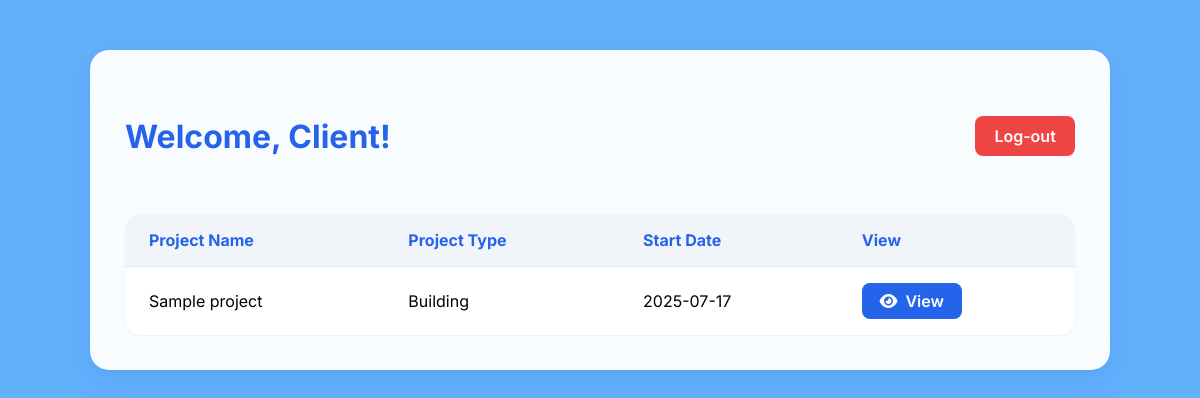
Page /client_dashboard.php (signed in) on the committed database.
### tables this page shows
CREATE TABLE `projects` (
  `project_id` int(11) NOT NULL,
  `project_name` varchar(255) NOT NULL,
  `start_date` date NOT NULL,
  `deadline` date NOT NULL,
  `location` varchar(255) NOT NULL,
  `project_cost` decimal(15,2) NOT NULL,
  `foreman` varchar(255) NOT NULL,
  `project_type` varchar(100) NOT NULL,
  `project_status` varchar(50) NOT NULL,
  `project_divisions` varchar(255) NOT NULL,
  `image_path` varchar(255) DEFAULT NULL
);

### client_dashboard.php (the view, shortened to what this page needs)
<?php
include 'db.php';
$projects = [];
$sql = "SELECT project_id, project_name, project_type, start_date FROM projects ORDER BY start_date DESC";
if ($result = $conn->query($sql)) {
    while ($row = $result->fetch_assoc()) {
        $projects[] = $row;
    }
} else {
    die('Query failed: ' . $conn->error);
}
?>
<!DOCTYPE html>
<html>
<head>
    <link rel="stylesheet" href="https://cdnjs.cloudflare.com/ajax/libs/font-awesome/6.4.0/css/all.min.css">
</head>
<body>
    <div class="dashboard-container">
        <div class="header">
            <h2>Welcome, Client!</h2>
            <div style="display:flex;align-items:center;gap:1.2rem;">
                <a href="client_logout.php" class="logout-btn">Log-out</a>
            </div>
        </div>
        <table>
            <thead>
                <tr>
                    <th>Project Name</th>
                    <th>Project Type</th>
                    <th>Start Date</th>
                    <th>View</th>
                </tr>
            </thead>
            <tbody>
                <?php if (count($projects) > 0): ?>
                    <?php foreach ($projects as $project): ?>
                        <tr>
                            <td><?= htmlspecialchars($project['project_name']) ?></td>
                            <td><?= htmlspecialchars($project['project_type']) ?></td>
                            <td><?= htmlspecialchars($project['start_date']) ?></td>
                            <td><a href="project_progress_view.php?id=<?= urlencode($project['project_id']) ?>" class="btn-view"><i class="fa fa-eye"></i> View</a></td>
                        </tr>
                    <?php endforeach; ?>
                <?php else: ?>
                    <tr><td colspan="4" class="no-projects">No projects found.</td></tr>
                <?php endif; ?>
            </tbody>
        </table>
    </div>
</body>
</html>

### client_dashboard.php (style rules this page uses)
body { background: url('./images/background.webp') no-repeat center center fixed; background-size: cover; min-height: 100vh; margin: 0; font-family: 'Inter', Arial, sans-serif; position: relative; }
body::before { content: ''; position: fixed; top: 0; left: 0; right: 0; bottom: 0; background: rgba(16, 134, 249, 0.65); z-index: 0; }
.dashboard-container { max-width: 950px; margin: 50px auto; background: rgba(255,255,255,0.96); border-radius: 1.2rem; box-shadow: 0 8px 32px rgba(37,99,235,0.13), 0 1.5px 6px rgba(0,0,0,0.04); padding: 2.5rem 2.2rem 2.2rem 2.2rem; position: relative; z-index: 1; }
.header { display: flex; justify-content: space-between; align-items: center; margin-bottom: 2rem; }
.header h2 { color: #2563eb; font-size: 2rem; font-weight: 700; }
.logout-btn { background: #ef4444; color: #fff; border: none; border-radius: 0.5rem; padding: 0.6rem 1.2rem; font-weight: 600; font-size: 1rem; cursor: pointer; transition: background 0.2s; text-decoration: none; }
table { width: 100%; border-collapse: separate; border-spacing: 0; border-radius: 1rem; overflow: hidden; background: #fff; box-shadow: 0 1px 2px 0 rgb(0 0 0 / 0.05); margin-bottom: 0; }
th, td { padding: 1rem 1.5rem; border-bottom: 1px solid #e2e8f0; }
th { background: #f1f5f9; color: #2563eb; font-weight: 700; text-align: left; font-size: 1rem; }
tr:last-child td { border-bottom: none; }
.btn-view { background: #2563eb; color: #fff; border: none; border-radius: 0.5rem; padding: 0.5rem 1.1rem; font-weight: 600; font-size: 1rem; cursor: pointer; text-decoration: none; transition: background 0.18s, color 0.18s; display: inline-flex; align-items: center; gap: 0.5rem; }

### rows in the picture
projects: project_name "Sample project", project_type "Building", start_date "2025-07-17"
